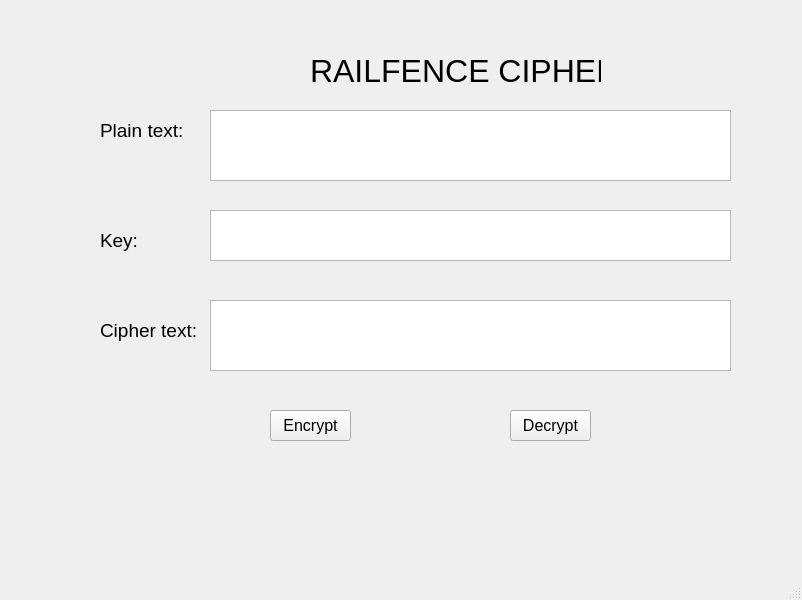
<?xml version="1.0" encoding="UTF-8"?>
<ui version="4.0">
 <class>MainWindow</class>
 <widget class="QMainWindow" name="MainWindow">
  <property name="geometry">
   <rect>
    <x>0</x>
    <y>0</y>
    <width>802</width>
    <height>600</height>
   </rect>
  </property>
  <property name="windowTitle">
   <string>MainWindow</string>
  </property>
  <widget class="QWidget" name="centralwidget">
   <widget class="QLabel" name="label_4">
    <property name="geometry">
     <rect>
      <x>100</x>
      <y>320</y>
      <width>101</width>
      <height>21</height>
     </rect>
    </property>
    <property name="font">
     <font>
      <pointsize>14</pointsize>
     </font>
    </property>
    <property name="text">
     <string>Cipher text: </string>
    </property>
   </widget>
   <widget class="QPushButton" name="btn_encrypt">
    <property name="geometry">
     <rect>
      <x>270</x>
      <y>410</y>
      <width>81</width>
      <height>31</height>
     </rect>
    </property>
    <property name="font">
     <font>
      <pointsize>12</pointsize>
     </font>
    </property>
    <property name="text">
     <string>Encrypt</string>
    </property>
   </widget>
   <widget class="QPushButton" name="btn_decrypt">
    <property name="geometry">
     <rect>
      <x>510</x>
      <y>410</y>
      <width>81</width>
      <height>31</height>
     </rect>
    </property>
    <property name="font">
     <font>
      <pointsize>12</pointsize>
     </font>
    </property>
    <property name="text">
     <string>Decrypt</string>
    </property>
   </widget>
   <widget class="QLabel" name="label">
    <property name="geometry">
     <rect>
      <x>310</x>
      <y>40</y>
      <width>291</width>
      <height>61</height>
     </rect>
    </property>
    <property name="font">
     <font>
      <pointsize>24</pointsize>
     </font>
    </property>
    <property name="text">
     <string>RAILFENCE CIPHER</string>
    </property>
   </widget>
   <widget class="QPlainTextEdit" name="txt_cipher_text">
    <property name="geometry">
     <rect>
      <x>210</x>
      <y>300</y>
      <width>521</width>
      <height>71</height>
     </rect>
    </property>
   </widget>
   <widget class="QLabel" name="label_2">
    <property name="geometry">
     <rect>
      <x>100</x>
      <y>120</y>
      <width>91</width>
      <height>21</height>
     </rect>
    </property>
    <property name="font">
     <font>
      <pointsize>14</pointsize>
     </font>
    </property>
    <property name="text">
     <string>Plain text: </string>
    </property>
   </widget>
   <widget class="QLabel" name="label_3">
    <property name="geometry">
     <rect>
      <x>100</x>
      <y>230</y>
      <width>91</width>
      <height>21</height>
     </rect>
    </property>
    <property name="font">
     <font>
      <pointsize>14</pointsize>
     </font>
    </property>
    <property name="text">
     <string>Key: </string>
    </property>
   </widget>
   <widget class="QPlainTextEdit" name="txt_key">
    <property name="geometry">
     <rect>
      <x>210</x>
      <y>210</y>
      <width>521</width>
      <height>51</height>
     </rect>
    </property>
   </widget>
   <widget class="QPlainTextEdit" name="txt_plain_text">
    <property name="geometry">
     <rect>
      <x>210</x>
      <y>110</y>
      <width>521</width>
      <height>71</height>
     </rect>
    </property>
   </widget>
  </widget>
  <widget class="QMenuBar" name="menubar">
   <property name="geometry">
    <rect>
     <x>0</x>
     <y>0</y>
     <width>802</width>
     <height>21</height>
    </rect>
   </property>
  </widget>
  <widget class="QStatusBar" name="statusbar"/>
 </widget>
 <resources/>
 <connections/>
</ui>
